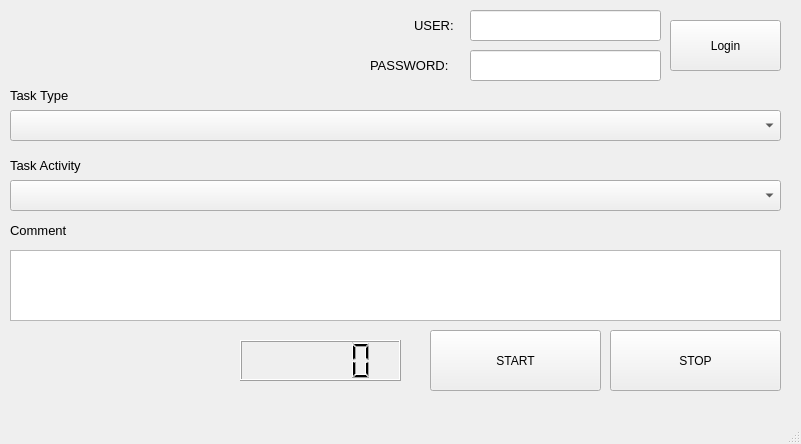
<?xml version="1.0" encoding="UTF-8"?>
<ui version="4.0">
 <class>MainWindow</class>
 <widget class="QMainWindow" name="MainWindow">
  <property name="geometry">
   <rect>
    <x>0</x>
    <y>0</y>
    <width>801</width>
    <height>444</height>
   </rect>
  </property>
  <property name="windowTitle">
   <string>MainWindow</string>
  </property>
  <widget class="QWidget" name="centralwidget">
   <widget class="QPushButton" name="startButton">
    <property name="geometry">
     <rect>
      <x>430</x>
      <y>330</y>
      <width>171</width>
      <height>61</height>
     </rect>
    </property>
    <property name="text">
     <string>START</string>
    </property>
   </widget>
   <widget class="QPushButton" name="stopButton">
    <property name="geometry">
     <rect>
      <x>610</x>
      <y>330</y>
      <width>171</width>
      <height>61</height>
     </rect>
    </property>
    <property name="text">
     <string>STOP</string>
    </property>
   </widget>
   <widget class="QLabel" name="label">
    <property name="geometry">
     <rect>
      <x>10</x>
      <y>80</y>
      <width>101</width>
      <height>31</height>
     </rect>
    </property>
    <property name="font">
     <font>
      <pointsize>10</pointsize>
     </font>
    </property>
    <property name="text">
     <string>Task Type</string>
    </property>
   </widget>
   <widget class="QComboBox" name="taskTypeBox">
    <property name="geometry">
     <rect>
      <x>10</x>
      <y>110</y>
      <width>771</width>
      <height>31</height>
     </rect>
    </property>
   </widget>
   <widget class="QLabel" name="label_2">
    <property name="geometry">
     <rect>
      <x>10</x>
      <y>150</y>
      <width>111</width>
      <height>31</height>
     </rect>
    </property>
    <property name="font">
     <font>
      <pointsize>10</pointsize>
     </font>
    </property>
    <property name="text">
     <string>Task Activity</string>
    </property>
   </widget>
   <widget class="QComboBox" name="taskActBox">
    <property name="geometry">
     <rect>
      <x>10</x>
      <y>180</y>
      <width>771</width>
      <height>31</height>
     </rect>
    </property>
   </widget>
   <widget class="QPlainTextEdit" name="commentEdit">
    <property name="geometry">
     <rect>
      <x>10</x>
      <y>250</y>
      <width>771</width>
      <height>71</height>
     </rect>
    </property>
   </widget>
   <widget class="QLabel" name="label_3">
    <property name="geometry">
     <rect>
      <x>10</x>
      <y>220</y>
      <width>111</width>
      <height>21</height>
     </rect>
    </property>
    <property name="font">
     <font>
      <pointsize>10</pointsize>
     </font>
    </property>
    <property name="text">
     <string>Comment</string>
    </property>
   </widget>
   <widget class="QLabel" name="label_4">
    <property name="geometry">
     <rect>
      <x>414</x>
      <y>15</y>
      <width>51</width>
      <height>21</height>
     </rect>
    </property>
    <property name="font">
     <font>
      <pointsize>10</pointsize>
     </font>
    </property>
    <property name="text">
     <string>USER:</string>
    </property>
   </widget>
   <widget class="QLabel" name="label_5">
    <property name="geometry">
     <rect>
      <x>370</x>
      <y>55</y>
      <width>101</width>
      <height>21</height>
     </rect>
    </property>
    <property name="font">
     <font>
      <pointsize>10</pointsize>
     </font>
    </property>
    <property name="text">
     <string>PASSWORD:</string>
    </property>
   </widget>
   <widget class="QLineEdit" name="usedEdit">
    <property name="geometry">
     <rect>
      <x>470</x>
      <y>10</y>
      <width>191</width>
      <height>31</height>
     </rect>
    </property>
   </widget>
   <widget class="QLineEdit" name="passEdit">
    <property name="geometry">
     <rect>
      <x>470</x>
      <y>50</y>
      <width>191</width>
      <height>31</height>
     </rect>
    </property>
    <property name="inputMethodHints">
     <set>Qt::ImhHiddenText|Qt::ImhNoAutoUppercase|Qt::ImhNoPredictiveText</set>
    </property>
    <property name="echoMode">
     <enum>QLineEdit::Password</enum>
    </property>
   </widget>
   <widget class="QPushButton" name="loginButton">
    <property name="geometry">
     <rect>
      <x>670</x>
      <y>20</y>
      <width>111</width>
      <height>51</height>
     </rect>
    </property>
    <property name="text">
     <string>Login</string>
    </property>
   </widget>
   <widget class="QLCDNumber" name="lcdNumber">
    <property name="geometry">
     <rect>
      <x>240</x>
      <y>340</y>
      <width>161</width>
      <height>41</height>
     </rect>
    </property>
   </widget>
  </widget>
  <widget class="QMenuBar" name="menubar">
   <property name="geometry">
    <rect>
     <x>0</x>
     <y>0</y>
     <width>801</width>
     <height>26</height>
    </rect>
   </property>
  </widget>
  <widget class="QStatusBar" name="statusbar"/>
  <action name="actionSet_login">
   <property name="text">
    <string>Set login</string>
   </property>
  </action>
 </widget>
 <resources/>
 <connections/>
</ui>
